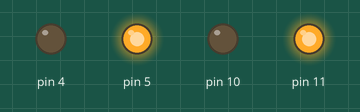
Simulated run of this sketch. Board: Arduino Uno, built with avr-gcc and run on an emulated ATmega328P. Parts: output pins drawn as LEDs (lit = HIGH).

Above: at 0.1 s.
Timing chart, 0 to 1.6 s (numbered marks = the images above):
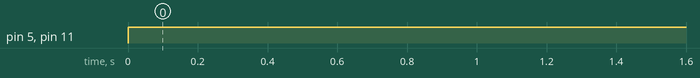

Measured:
- by itself, pin 5, pin 11: LOW → HIGH at 0.00 s

The sketch:

sketch_1_Basic.cpp.ino
```cpp
int state = 0;

void setup() {
  // put your setup code here, to run once:
  pinMode(5, OUTPUT);
  pinMode(11, OUTPUT);
  pinMode(10, OUTPUT);
  pinMode(4, OUTPUT);


  //Serial.begin(38400);
  digitalWrite(LED_BUILTIN, LOW);
}

void loop() {
  // put your main code here, to run repeatedly:
  forward();


   /*if(Serial.available() > 0){ // Checks whether data is comming from the serial port
      state = Serial.read(); // Reads the data from the serial port
   }
   if (state == '0') {
    digitalWrite(LED_BUILTIN, LOW); // Turn LED OFF
    Serial.println("LED: OFF"); // Send back, to the phone, the String "LED: ON"
    state = 0;
   }
   else if (state == '1') {
    digitalWrite(LED_BUILTIN, HIGH);
    Serial.println("LED: ON");;
    state = 0;
   } */
}


void forward(){
    digitalWrite(5, HIGH);
    digitalWrite(11, HIGH);
    //digitalWrite(10, LOW);
   //digitalWrite(4, LOW);


    digitalWrite(LED_BUILTIN, HIGH);
}
```
